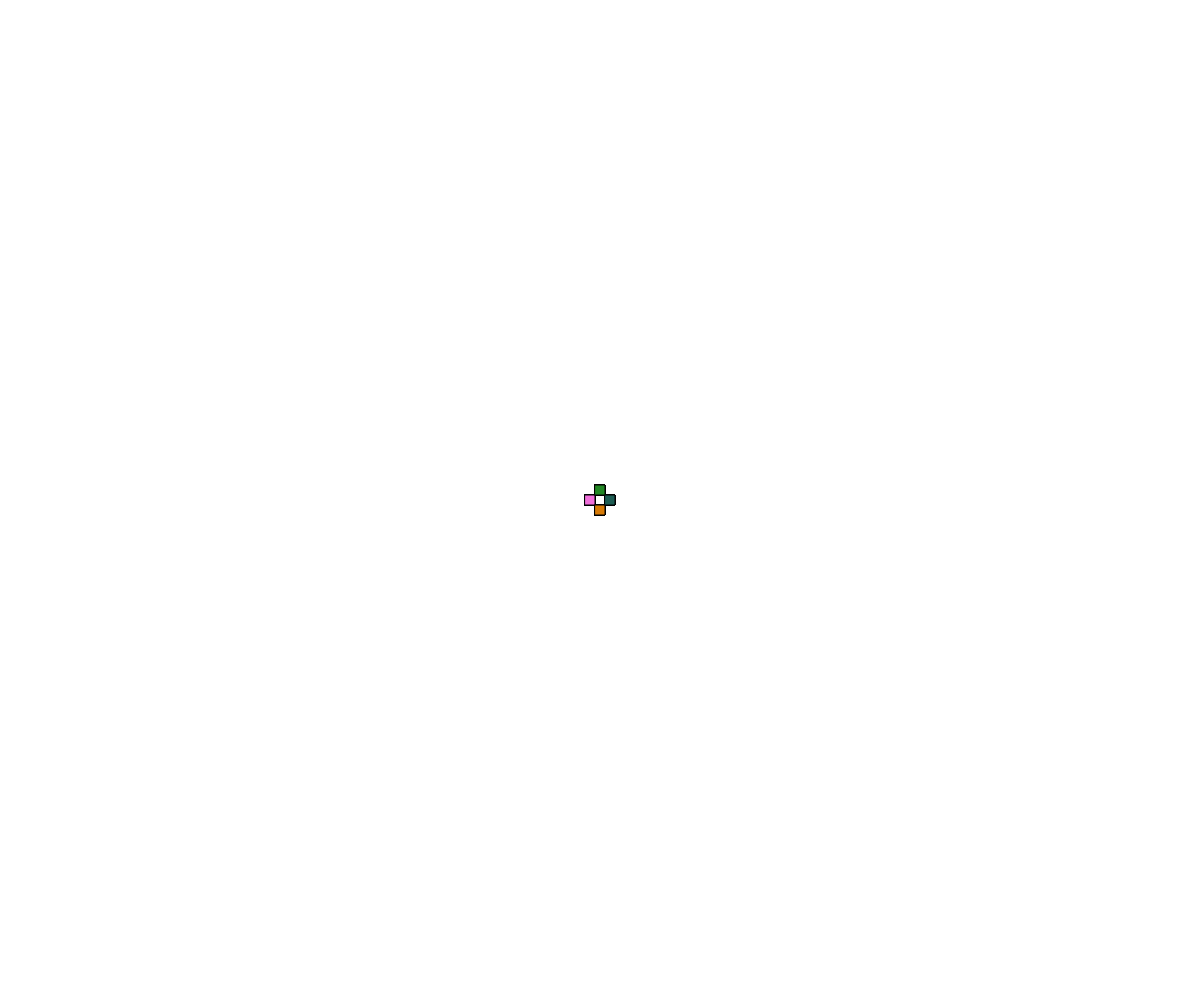
Frame 1 (no input)
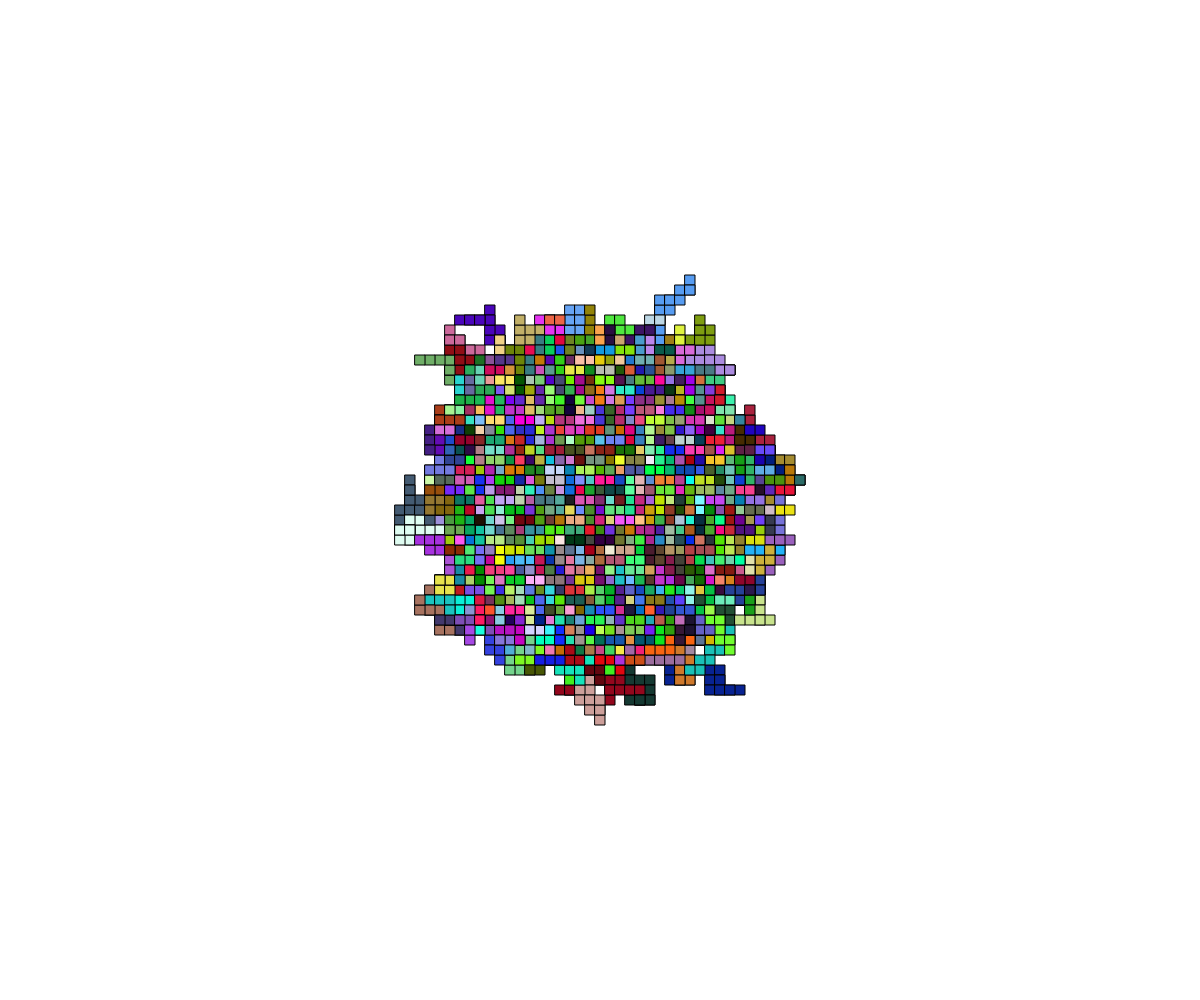
Frame 60 (no input)
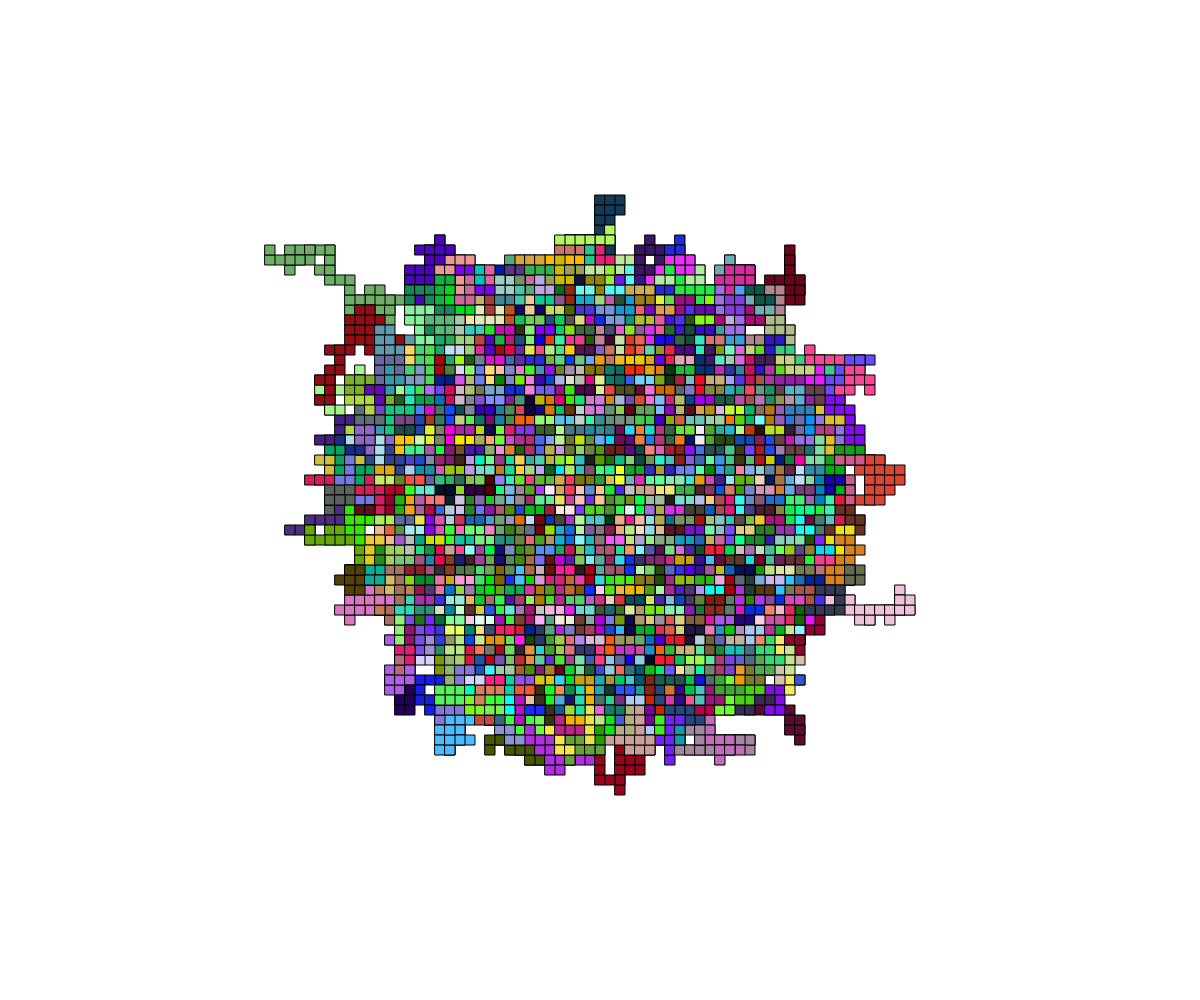
Frame 120 (the mouse pressed at the canvas centre since frame 60)

The p5.js sketch that drew these frames (run headless with seeded random() and noise() and a simulated clock; from frame 60 on, the mouse is pressed at the canvas centre):

// p5.js sketch
// ── sketch.js
// Project Title
// Your Name
// Date
//
// Extra for Experts:
// - describe what you did to take this project "above and beyond"

let walkers = [];
let numwalkers = 10000;

function setup() {
  createCanvas(windowWidth, windowHeight);
  for(let i = 0; i<numwalkers;i++){
    let newcolour = color(random(255),random(255),random(255));
    walkers.push(new Walker(width/2,height/2,newcolour));
  }
}

function draw() {
  for (let w of walkers){
    w.move();
    w.display();
  }
}

class Walker{

  constructor(x,y,c){
    this.x = x;
    this.y = y;
    this.c = c;
    this.speed = 10;
    this.size = 10;
  }

  display(){
    rectMode(CENTER);
    fill(this.c);
    square(this.x,this.y,this.size);
  }

  move(){
    let mychoice = Math.floor(random(4));
    if(mychoice===0){
      this.x-=this.speed;
    }
    else if(mychoice===1){
      this.x+=this.speed;
    }
    else if(mychoice===2){
      this.y-=this.speed;
    }
    else{
      this.y+=this.speed;
    }
  }
  
}
